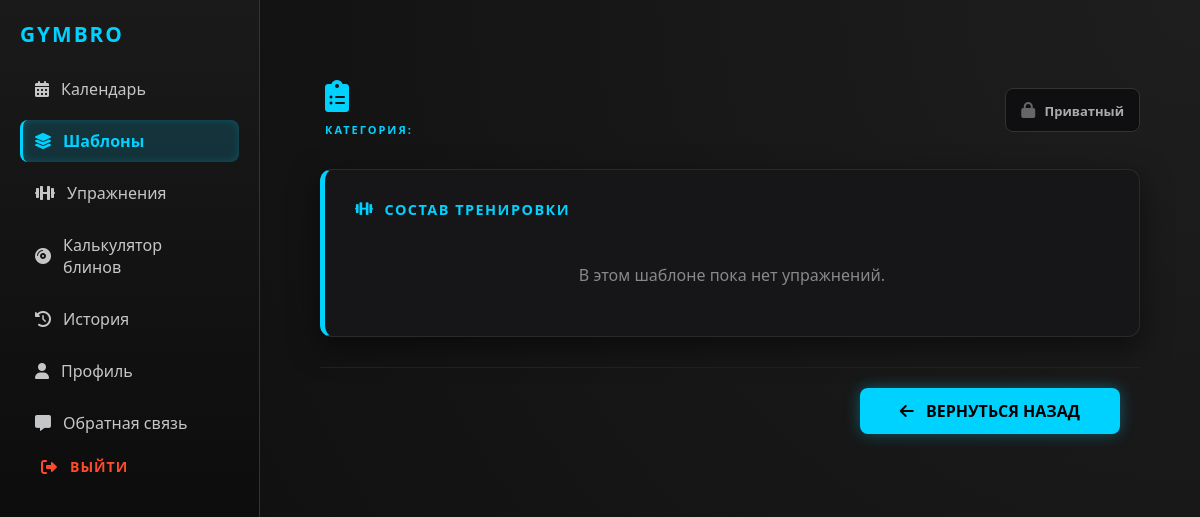
The page /web/templates/5 on the database as committed earlier.
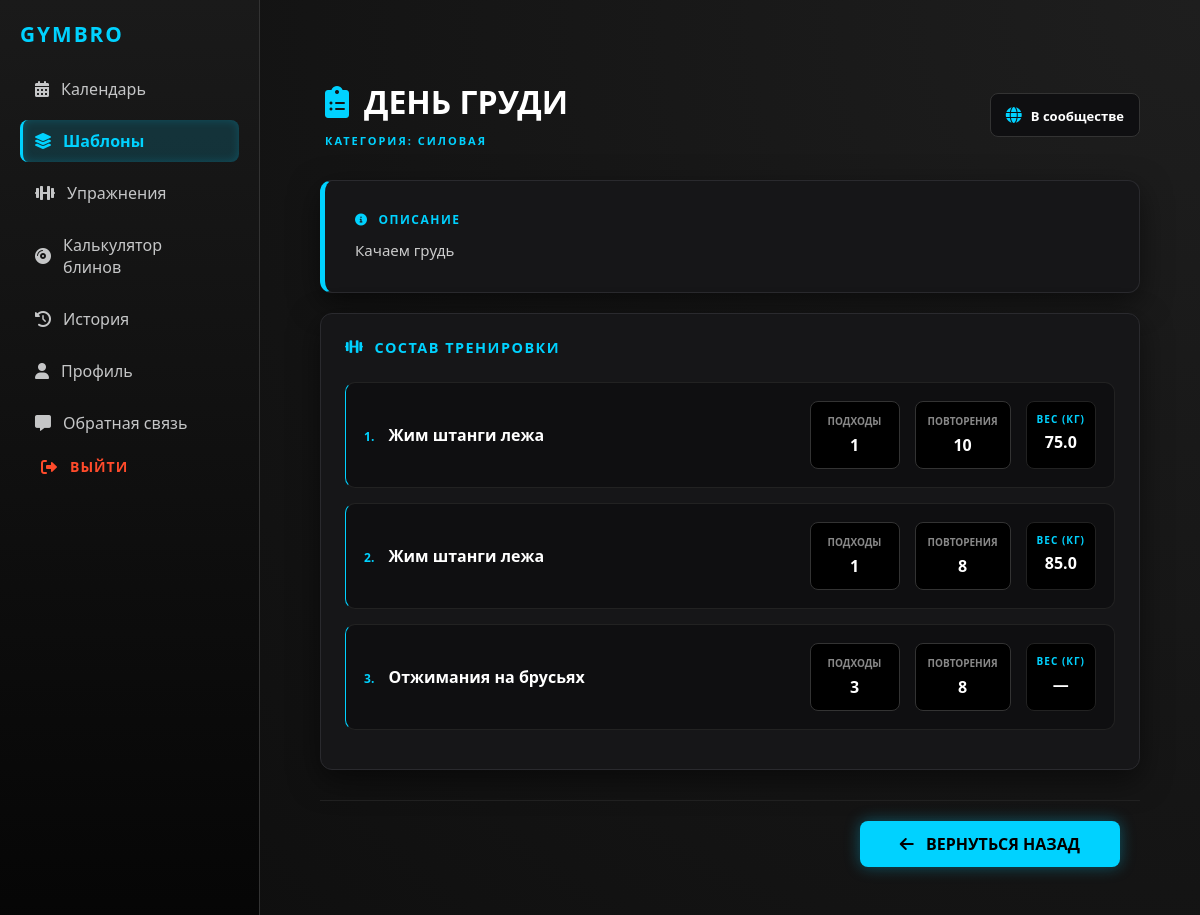
The same page on the database as committed later.
### tables this page shows
CREATE TABLE workout_templates (
    id INTEGER PRIMARY KEY,
    user_id INTEGER,
    name TEXT NOT NULL,
    description TEXT,
    category TEXT,
    is_public INTEGER NOT NULL DEFAULT 0,
    FOREIGN KEY (user_id) REFERENCES users(id) ON DELETE CASCADE
);

CREATE TABLE template_exercises (
    id INTEGER PRIMARY KEY,
    template_id INTEGER NOT NULL,
    exercise_id INTEGER NOT NULL,
    sets INTEGER,
    reps INTEGER,
    weight REAL,
    order_index INTEGER NOT NULL,
    FOREIGN KEY (template_id) REFERENCES workout_templates(id) ON DELETE CASCADE,
    FOREIGN KEY (exercise_id) REFERENCES exercises(id) ON DELETE CASCADE
);

CREATE TABLE exercises (
    id INTEGER PRIMARY KEY,
    name TEXT NOT NULL,
    description TEXT,
    muscle_group TEXT
);

### backend/main.py (the view)
@app.get("/web/templates/{template_id}", response_class=HTMLResponse, tags=["Web UI"])
async def get_template_detail(request: Request, template_id: int):
    conn = get_db_connection()
    template = sql.select_by_id(conn, "workout_templates", template_id)
    query = """
        SELECT te.*, e.name
        FROM template_exercises te
        JOIN exercises e ON te.exercise_id = e.id
        WHERE te.template_id = ?
        ORDER BY te.order_index ASC
    """
    cur = conn.cursor()
    cur.execute(query, (template_id,))
    exercises = cur.fetchall()
    conn.close()
    return templates.TemplateResponse(
        request=request,
        name="template_detail.html",
        context={"template": template, "exercises": exercises}
    )

### frontend/templates/template_detail.html (shortened to what the changed rows need)
{% extends "base.html" %}
{% block content %}
<div class="template-container">
    <div class="catalog-header-box" style="margin-bottom: 30px; display: flex; justify-content: space-between; align-items: center;">
        <div>
            <h1 style="margin-bottom: 5px;"><i class="fas fa-clipboard-list"></i> {{ template.name | upper }}</h1>
            <span style="color: #888; font-size: 14px; font-weight: 600; text-transform: uppercase; letter-spacing: 1px;">
                Категория: <span style="color: var(--cyan-accent);">{{ template.category }}</span>
            </span>
        </div>
        <div style="padding: 10px 15px; border-radius: 8px; border: 1px solid #333; background: #0f0f11;">
            {% if template.is_public %}
                <i class="fas fa-globe" style="color: var(--cyan-accent);"></i> <span style="color: #fff; font-size: 13px; font-weight: bold; margin-left: 5px;">В сообществе</span>
            {% else %}
                <i class="fas fa-lock" style="color: #666;"></i> <span style="color: #aaa; font-size: 13px; font-weight: bold; margin-left: 5px;">Приватный</span>
            {% endif %}
        </div>
    </div>
    <div class="template-grid" style="grid-template-columns: 1fr;">
        {% if template.description %}
        <div class="form-card" style="padding: 20px 30px; margin-bottom: -10px;">
            <h3 class="card-title" style="margin-bottom: 10px; font-size: 0.75rem;"><i class="fas fa-info-circle"></i> Описание</h3>
            <p style="color: #ccc; line-height: 1.6; font-size: 15px; margin: 0;">{{ template.description }}</p>
        </div>
        {% endif %}
        <div class="form-card">
            <h3 class="card-title"><i class="fas fa-dumbbell"></i> Состав тренировки</h3>
            {% for ex in exercises %}
            <div class="exercise-item" style="display: flex; justify-content: space-between; align-items: center; border-left-color: var(--cyan-accent);">
                <div style="flex: 2; color: #fff; font-weight: bold; font-size: 16px;">
                    <span style="color: var(--cyan-accent); margin-right: 10px; font-size: 12px;">{{ loop.index }}.</span> {{ ex.name }}
                </div>
                <div style="flex: 3; display: flex; gap: 15px; justify-content: flex-end;">
                    <div style="background: #000; padding: 12px; border-radius: 8px; border: 1px solid #333; text-align: center; min-width: 90px;">
                        <div style="font-size: 10px; color: #888; text-transform: uppercase; margin-bottom: 6px; font-weight: bold;">Подходы</div>
                        <div style="color: #fff; font-weight: bold; font-size: 16px;">{{ ex.sets }}</div>
                    </div>
                    <div style="background: #000; padding: 12px; border-radius: 8px; border: 1px solid #333; text-align: center; min-width: 90px;">
                        <div style="font-size: 10px; color: #888; text-transform: uppercase; margin-bottom: 6px; font-weight: bold;">Повторения</div>
                        <div style="color: #fff; font-weight: bold; font-size: 16px;">{{ ex.reps }}</div>
                    </div>
                    <div style="background: #000; padding: 10px; border-radius: 8px; border: 1px solid #222; text-align: center;">
                        <div style="font-size: 10px; color: var(--cyan-accent); text-transform: uppercase; letter-spacing: 1px; margin-bottom: 5px; font-weight: 800;">Вес (кг)</div>
                        <div style="color: #fff; font-weight: bold; font-size: 16px;">
                            {% if ex.weight and ex.weight > 0 %}
                                {{ ex.weight }}
                            {% else %}
                                —
                            {% endif %}
                        </div>
                    </div>
                </div>
            </div>
            {% else %}
            <p style="color: #888; text-align: center; padding: 20px;">В этом шаблоне пока нет упражнений.</p>
            {% endfor %}
        </div>
    </div>
</div>
{% endblock %}

Rows that differ between the two databases and show on the page:
added workout_templates: name "ДЕНЬ ГРУДИ", category "СИЛОВАЯ", description "Качаем грудь"
added template_exercises: name "Жим штанги лежа", sets "1", reps "10", weight "75.0"
added template_exercises: name "Жим штанги лежа", sets "1", reps "8", weight "85.0"
added template_exercises: name "Отжимания на брусьях", sets "3", reps "8"
Other text that changed with them:
text no longer shown: "Приватный В этом шаблоне пока нет упражнений."
text now shown: "В сообществе ОПИСАНИЕ"
